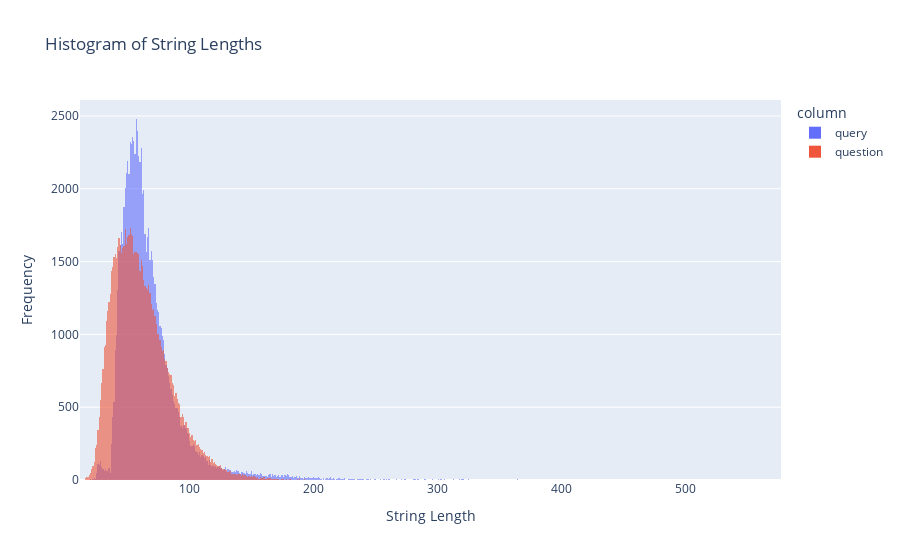

This figure's notebook cell:
### Code cell
lengths = pd.DataFrame({
    col: df[col].str.len() for col in cols
}).melt(var_name='column', value_name='length')

# Plot with Plotly Express
fig = px.histogram(lengths, x='length', color='column', barmode='overlay',
                   opacity=0.6, title="Histogram of String Lengths")

fig.update_layout(xaxis_title='String Length', yaxis_title='Frequency')

### Figure 1 — Plotly figure (JSON) as saved in the notebook; plotly's stock layout.template omitted (floating-point values rounded to 4 significant figures; data arrays with more than 128 entries replaced by an {"elided": "..."} marker saying what was removed)
{"data": [{"bingroup": "x", "hovertemplate": "column=query<br>length=%{x}<br>count=%{y}<extra></extra>", "legendgroup": "query", "marker": {"color": "#636efa", "opacity": 0.6, "pattern": {"shape": ""}}, "name": "query", "orientation": "v", "showlegend": true, "type": "histogram", "x": {"elided": "88688 int values"}, "xaxis": "x", "yaxis": "y"}, {"bingroup": "x", "hovertemplate": "column=question<br>length=%{x}<br>count=%{y}<extra></extra>", "legendgroup": "question", "marker": {"color": "#EF553B", "opacity": 0.6, "pattern": {"shape": ""}}, "name": "question", "orientation": "v", "showlegend": true, "type": "histogram", "x": {"elided": "88688 int values"}, "xaxis": "x", "yaxis": "y"}], "layout": {"barmode": "overlay", "legend": {"title": {"text": "column"}, "tracegroupgap": 0}, "title": {"text": "Histogram of String Lengths"}, "xaxis": {"anchor": "y", "domain": [0, 1], "title": {"text": "String Length"}}, "yaxis": {"anchor": "x", "domain": [0, 1], "title": {"text": "Frequency"}}}}
